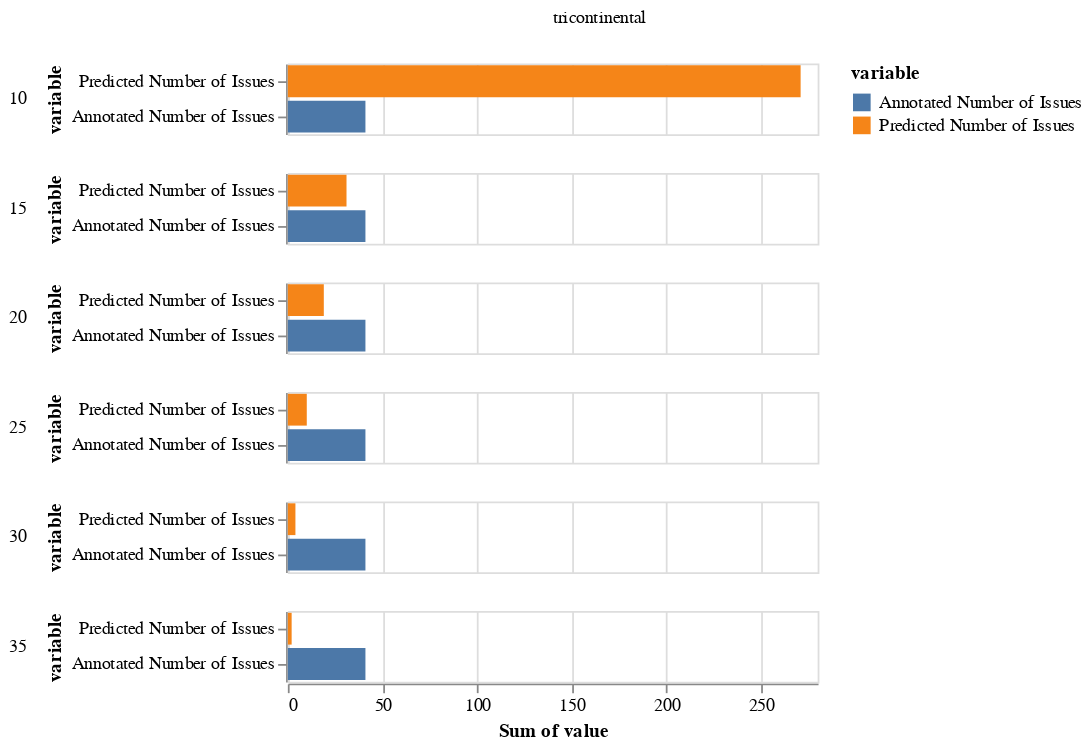

This figure's notebook cell:
### Code cell
alt.Chart(melted_df).mark_bar().encode(
    x=alt.X('sum(value):Q'),
    y=alt.Y('variable:N', sort='-x'),
    color=alt.Color('variable:N'),
    row=alt.Row('max_issue_length:N', header=alt.Header(labelAngle=0, labelAlign='left'), title=None,),
    column=alt.Column('cleaned_magazine_title:N', header=alt.Header(labelAngle=0, labelAlign='left'), title=None,),
)

### Figure 1 — Vega-Lite specification as saved in the notebook (floating-point values rounded to 4 significant figures)
{"config": {"view": {"continuousWidth": 300, "continuousHeight": 300}}, "data": {"name": "data-55d2dd205488f6a3d289451110fe51a7"}, "mark": {"type": "bar"}, "encoding": {"color": {"field": "variable", "type": "nominal"}, "column": {"field": "cleaned_magazine_title", "header": {"labelAlign": "left", "labelAngle": 0}, "title": null, "type": "nominal"}, "row": {"field": "max_issue_length", "header": {"labelAlign": "left", "labelAngle": 0}, "title": null, "type": "nominal"}, "x": {"aggregate": "sum", "field": "value", "type": "quantitative"}, "y": {"field": "variable", "sort": "-x", "type": "nominal"}}, "$schema": "https://vega.github.io/schema/vega-lite/v5.8.0.json", "datasets": {"data-55d2dd205488f6a3d289451110fe51a7": [{"cleaned_magazine_title": "tricontinental", "htid": "uiug.30112070958894", "max_issue_length": 10.0, "variable": "Predicted Number of Issues", "value": 271}, {"cleaned_magazine_title": "tricontinental", "htid": "uiug.30112070958894", "max_issue_length": 15.0, "variable": "Predicted Number of Issues", "value": 31}, {"cleaned_magazine_title": "tricontinental", "htid": "uiug.30112070958894", "max_issue_length": 20.0, "variable": "Predicted Number of Issues", "value": 19}, {"cleaned_magazine_title": "tricontinental", "htid": "uiug.30112070958894", "max_issue_length": 25.0, "variable": "Predicted Number of Issues", "value": 10}, {"cleaned_magazine_title": "tricontinental", "htid": "uiug.30112070958894", "max_issue_length": 30.0, "variable": "Predicted Number of Issues", "value": 4}, {"cleaned_magazine_title": "tricontinental", "htid": "uiug.30112070958894", "max_issue_length": 35.0, "variable": "Predicted Number of Issues", "value": 2}, {"cleaned_magazine_title": "tricontinental", "htid": "uiug.30112070958894", "max_issue_length": 10.0, "variable": "Annotated Number of Issues", "value": 41}, {"cleaned_magazine_title": "tricontinental", "htid": "uiug.30112070958894", "max_issue_length": 15.0, "variable": "Annotated Number of Issues", "value": 41}, {"cleaned_magazine_title": "tricontinental", "htid": "uiug.30112070958894", "max_issue_length": 20.0, "variable": "Annotated Number of Issues", "value": 41}, {"cleaned_magazine_title": "tricontinental", "htid": "uiug.30112070958894", "max_issue_length": 25.0, "variable": "Annotated Number of Issues", "value": 41}, {"cleaned_magazine_title": "tricontinental", "htid": "uiug.30112070958894", "max_issue_length": 30.0, "variable": "Annotated Number of Issues", "value": 41}, {"cleaned_magazine_title": "tricontinental", "htid": "uiug.30112070958894", "max_issue_length": 35.0, "variable": "Annotated Number of Issues", "value": 41}]}}
